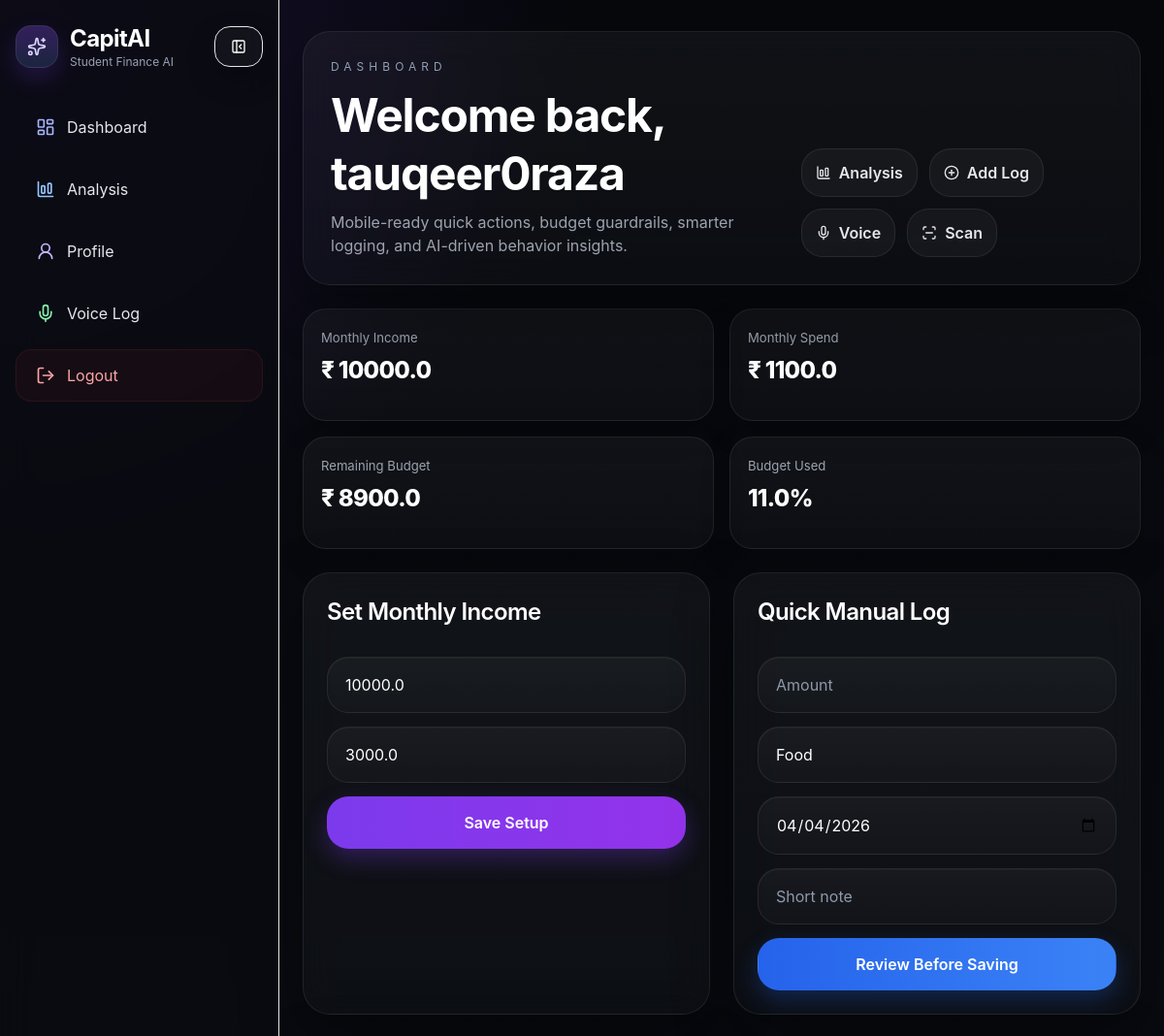
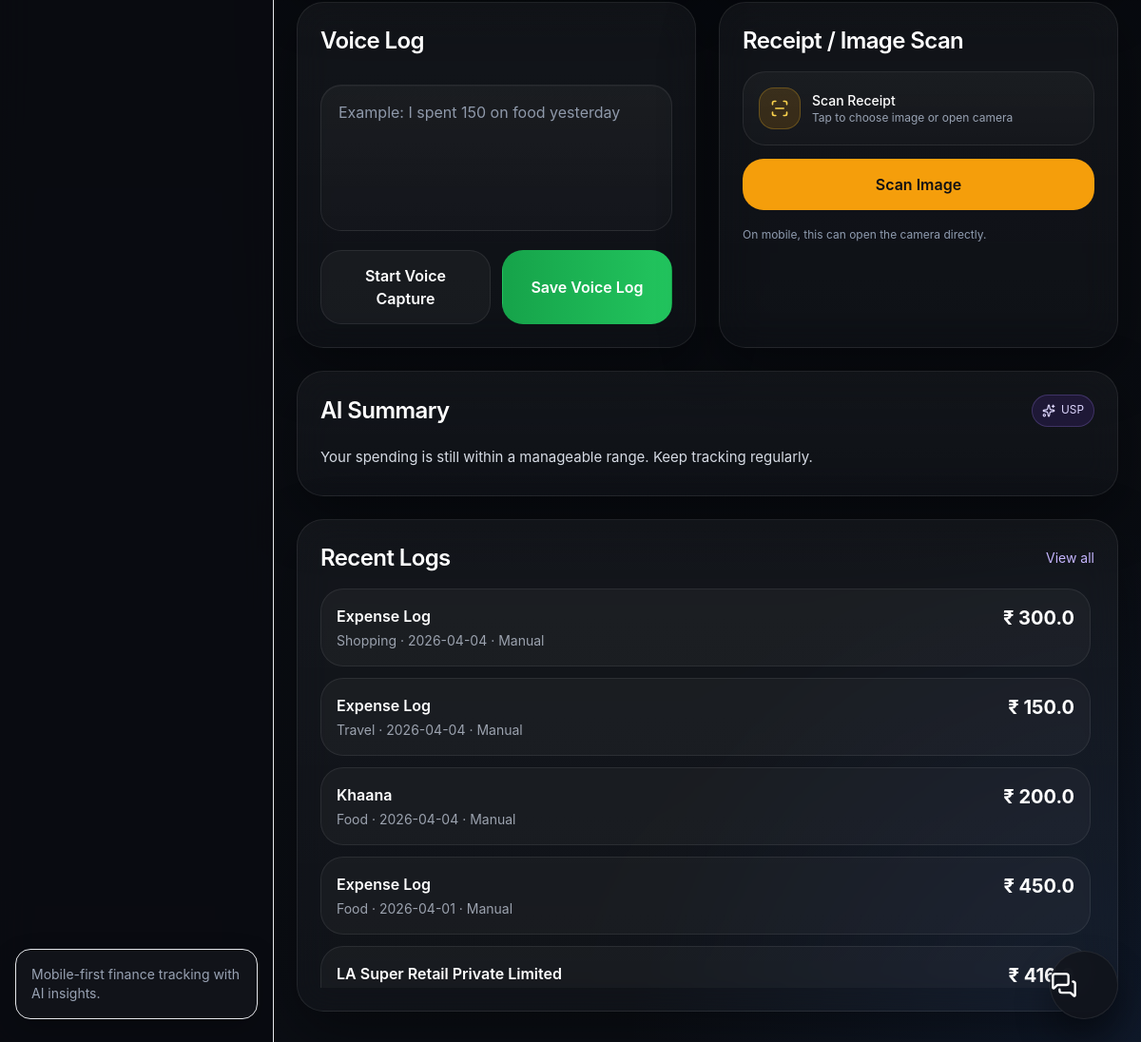
The app's page /dashboard (signed in) with its own data (2 pictures, top to bottom).
### tables this page shows
CREATE TABLE users (
            id INTEGER PRIMARY KEY AUTOINCREMENT,
            username TEXT NOT NULL,
            email TEXT NOT NULL UNIQUE,
            password TEXT NOT NULL,
            monthly_income REAL DEFAULT 0,
            savings_goal REAL DEFAULT 0,
            email_verified INTEGER DEFAULT 0,
            created_at TEXT DEFAULT CURRENT_TIMESTAMP
        );

CREATE TABLE expenses (
            id INTEGER PRIMARY KEY AUTOINCREMENT,
            user_id INTEGER NOT NULL,
            amount REAL NOT NULL,
            category TEXT NOT NULL,
            log_date TEXT NOT NULL,
            note TEXT,
            source TEXT DEFAULT 'manual',
            created_at TEXT DEFAULT CURRENT_TIMESTAMP,
            FOREIGN KEY(user_id) REFERENCES users(id)
        );

### app.py (the view, shortened to what this page needs)
@app.route("/dashboard", methods=["GET", "POST"])
def dashboard():
    if not require_login():
        return redirect(url_for("login"))
    user_id = session["user_id"]
    error = None
    success = None
    scan_preview = session.get("scan_preview")
    user = get_user_profile(user_id)
    if not user:
        session.clear()
        return redirect(url_for("login"))
    logs = get_user_logs(user_id)
    metrics = compute_dashboard_metrics(user, logs)
    return render_template(
        "dashboard.html",
        error=error,
        success=success,
        metrics=metrics,
        monthly_income=user.get("monthly_income", 0),
        savings_goal=user.get("savings_goal", 0),
        today=str(date.today()),
        scan_preview=scan_preview,
    )

### templates/dashboard.html (shortened to what this page needs)
{% extends "base.html" %}
{% block content %}
<div class="w-full max-w-[1600px] mx-auto px-4 sm:px-5 md:px-6 xl:px-8 pt-5 sm:pt-6 lg:pt-8 pb-28 lg:pb-8">
    <div class="space-y-5 sm:space-y-6">
        <section class="premium-card rounded-[28px] p-5 sm:p-6 lg:p-7">
            <div class="flex flex-col gap-5 lg:flex-row lg:items-end lg:justify-between">
                <div class="min-w-0">
                    <p class="text-[11px] sm:text-xs uppercase tracking-[0.42em] text-[#8ea0b8] mb-3">Dashboard</p>
                    <h1 class="text-[1.9rem] sm:text-[2.3rem] lg:text-[3rem] leading-tight font-bold tracking-tight">
                        Welcome back, {{ session.get('username', 'User') }}
                    </h1>
                    <p class="mt-2 text-sm sm:text-base text-[#9ca3af] max-w-2xl leading-7">
                        Mobile-ready quick actions, budget guardrails, smarter logging, and AI-driven behavior insights.
                    </p>
                </div>
                <div class="grid grid-cols-2 sm:flex sm:flex-wrap gap-3">
                    <a href="{{ url_for('analysis') }}" class="premium-chip-button">
                        <i data-lucide="chart-column-big" class="w-4 h-4"></i>
                        <span>Analysis</span>
                    </a>
                    <a href="#quick-log" class="premium-chip-button">
                        <i data-lucide="plus-circle" class="w-4 h-4"></i>
                        <span>Add Log</span>
                    </a>
                    <a href="#voice-log" class="premium-chip-button">
                        <i data-lucide="mic" class="w-4 h-4"></i>
                        <span>Voice</span>
                    </a>
                    <a href="#scan-log" class="premium-chip-button">
                        <i data-lucide="scan-line" class="w-4 h-4"></i>
                        <span>Scan</span>
                    </a>
                </div>
            </div>
        </section>
        <section class="grid grid-cols-2 xl:grid-cols-4 gap-3 sm:gap-4">
            <div class="premium-stat-card">
                <p class="premium-stat-label">Monthly Income</p>
                <h3 class="premium-stat-value">₹ {{ metrics.monthly_income }}</h3>
            </div>
            <div class="premium-stat-card">
                <p class="premium-stat-label">Monthly Spend</p>
                <h3 class="premium-stat-value">₹ {{ metrics.monthly_spend }}</h3>
            </div>
            <div class="premium-stat-card">
                <p class="premium-stat-label">Remaining Budget</p>
                <h3 class="premium-stat-value">₹ {{ metrics.remaining_budget }}</h3>
            </div>
            <div class="premium-stat-card">
                <p class="premium-stat-label">Budget Used</p>
                <h3 class="premium-stat-value">{{ metrics.budget_used_percentage or '0' }}%</h3>
            </div>
        </section>
        <section class="grid grid-cols-1 xl:grid-cols-12 gap-4 sm:gap-5 lg:gap-6">
            <div class="xl:col-span-8 space-y-4 sm:space-y-5 lg:space-y-6">
                <div class="grid grid-cols-1 lg:grid-cols-2 gap-4 sm:gap-5 lg:gap-6">
                    <div class="premium-card rounded-[28px] p-5 sm:p-6">
                        <div class="flex items-center justify-between mb-4">
                            <h2 class="text-xl sm:text-2xl font-semibold tracking-tight">Set Monthly Income</h2>
                        </div>
                        <form method="POST" class="space-y-3.5">
                            <input
                                type="number"
                                min="0"
                                name="monthly_income"
                                placeholder="Monthly income / allowance"
                                value="{{ monthly_income }}"
                                class="premium-input"
                            >
                            <input
                                type="number"
                                min="0"
                                name="savings_goal"
                                placeholder="Monthly savings goal"
                                value="{{ savings_goal }}"
                                class="premium-input"
                            >
                            <button class="premium-primary-button w-full">
                                Save Setup
                            </button>
                        </form>
                    </div>
                    <div id="quick-log" class="premium-card rounded-[28px] p-5 sm:p-6">
                        <div class="flex items-center justify-between mb-4">
                            <h2 class="text-xl sm:text-2xl font-semibold tracking-tight">Quick Manual Log</h2>
                        </div>
                        <form id="manualExpenseForm" method="POST" class="space-y-3.5">
                            <input type="number" step="0.01" min="0" name="amount" placeholder="Amount" class="premium-input" required>
                            <select name="category" class="premium-input premium-select" required>
                                <option value="Food">Food</option>
                            </select>
                            <input type="date" name="log_date" max="{{ today }}" value="{{ today }}" class="premium-input" required>
                            <input type="text" name="note" placeholder="Short note" class="premium-input">
                            <button type="button" id="openManualConfirm" class="premium-secondary-button w-full">
                                Review Before Saving
                            </button>
                        </form>
                    </div>
                </div>
                <div class="grid grid-cols-1 lg:grid-cols-2 gap-4 sm:gap-5 lg:gap-6">
                    <div id="voice-log" class="premium-card rounded-[28px] p-5 sm:p-6">
                        <h2 class="text-xl sm:text-2xl font-semibold tracking-tight mb-4">Voice Log</h2>
                        <form method="POST" class="space-y-3.5">
                            <textarea
                                id="voiceTranscript"
                                name="voice_text"
                                rows="5"
                                placeholder="Example: I spent 150 on food yesterday"
                                class="premium-textarea"
                            ></textarea>
                            <div class="grid grid-cols-1 sm:grid-cols-2 gap-3">
                                <button type="button" id="startListening" class="premium-muted-button w-full">
                                    Start Voice Capture
                                </button>
                                <button class="premium-success-button w-full">
                                    Save Voice Log
                                </button>
                            </div>
                        </form>
                    </div>
                    <div id="scan-log" class="premium-card rounded-[28px] p-5 sm:p-6">
                        <h2 class="text-xl sm:text-2xl font-semibold tracking-tight mb-4">Receipt / Image Scan</h2>
                        <form method="POST" enctype="multipart/form-data" class="space-y-3.5">
                            <label class="premium-upload-box">
                                <div class="flex items-center gap-3">
                                    <div class="w-11 h-11 rounded-2xl bg-amber-500/15 border border-amber-400/25 flex items-center justify-center">
                                        <i data-lucide="scan-line" class="w-5 h-5 text-amber-300"></i>
                                    </div>
                                    <div class="min-w-0">
                                        <p class="text-sm font-medium text-white">Scan Receipt</p>
                                        <p id="receiptFileName" class="text-xs text-[#98a2b3] truncate">Tap to choose image or open camera</p>
                                    </div>
                                </div>
                            </label>
                            <button class="premium-warning-button w-full">
                                Scan Image
                            </button>
                            <p class="text-xs text-[#8f9cb0] leading-6">
                                On mobile, this can open the camera directly.
                            </p>
                        </form>
                    </div>
                </div>
            </div>
            <div class="xl:col-span-4 space-y-4 sm:space-y-5 lg:space-y-6">
                <div class="premium-card rounded-[28px] p-5 sm:p-6">
                    <div class="flex items-center justify-between mb-4">
                        <h2 class="text-xl sm:text-2xl font-semibold tracking-tight">AI Summary</h2>
                        <div class="premium-badge">
                            <i data-lucide="sparkles" class="w-3.5 h-3.5"></i>
                            <span>USP</span>
                        </div>
                    </div>
                    <div class="text-sm sm:text-[15px] text-[#d6dbe4] leading-8">
                        {% if metrics.insights and metrics.insights|length > 0 %}
                            {{ metrics.insights[0] }}
                        {% else %}
                            Your AI summary will appear here after you start logging expenses.
                        {% endif %}
                    </div>
                </div>
                <div class="premium-card rounded-[28px] p-5 sm:p-6">
                    <div class="flex items-center justify-between mb-4">
                        <h2 class="text-xl sm:text-2xl font-semibold tracking-tight">Recent Logs</h2>
                        <a href="{{ url_for('analysis') }}" class="text-sm text-violet-300 hover:text-violet-200 transition">View all</a>
                    </div>
                    <div class="space-y-3 max-h-[420px] overflow-y-auto pr-1">
                        {% if metrics.recent_logs %}
                            {% for item in metrics.recent_logs %}
                            <div class="premium-log-card">
                                <div class="min-w-0">
                                    <p class="font-semibold text-white truncate">{{ item.note or 'Expense Log' }}</p>
                                    <p class="text-xs sm:text-sm text-[#9ca3af] mt-1">
                                        {{ item.category }} · {{ item.log_date }} · {{ item.source|title }}
                                    </p>
                                </div>
                                <div class="text-lg sm:text-xl font-bold text-white whitespace-nowrap">₹ {{ item.amount }}</div>
                            </div>
                            {% endfor %}
                        {% else %}
                            <div class="rounded-3xl border border-white/8 bg-white/[0.03] px-4 py-4 text-sm text-[#9ca3af]">
                                No logs yet. Add your first daily expense to activate the dashboard.
                            </div>
                        {% endif %}
                    </div>
                </div>
            </div>
        </section>
    </div>
</div>
<button id="chatToggle" class="premium-chat-fab">
    <i data-lucide="messages-square" class="w-6 h-6 sm:w-7 sm:h-7"></i>
</button>
{% endblock %}

### records on screen
users: get "tauqeer0raza", monthly_income "10000.0", savings_goal "3000.0"
expenses: note "Expense Log", category "Shopping", log_date "2026-04-04", source "Manual", amount "300.0"
expenses: note "Expense Log", category "Travel", log_date "2026-04-04", source "Manual", amount "150.0"
expenses: note "Khaana", category "Food", log_date "2026-04-04", source "Manual", amount "200.0"
expenses: note "Expense Log", category "Food", log_date "2026-04-01", source "Manual", amount "450.0"
expenses: note "LA Super Retail Private Limited", amount "416.0"

### other values on screen
{{ metrics.monthly_income }} "10000.0"
{{ metrics.monthly_spend }} "1100.0"
{{ metrics.remaining_budget }} "8900.0"
{{ metrics.budget_used_percentage or '0' }} "11.0"
{{ metrics.insights[0] }} "Your spending is still within a manageable range. Keep tracking regularly."
